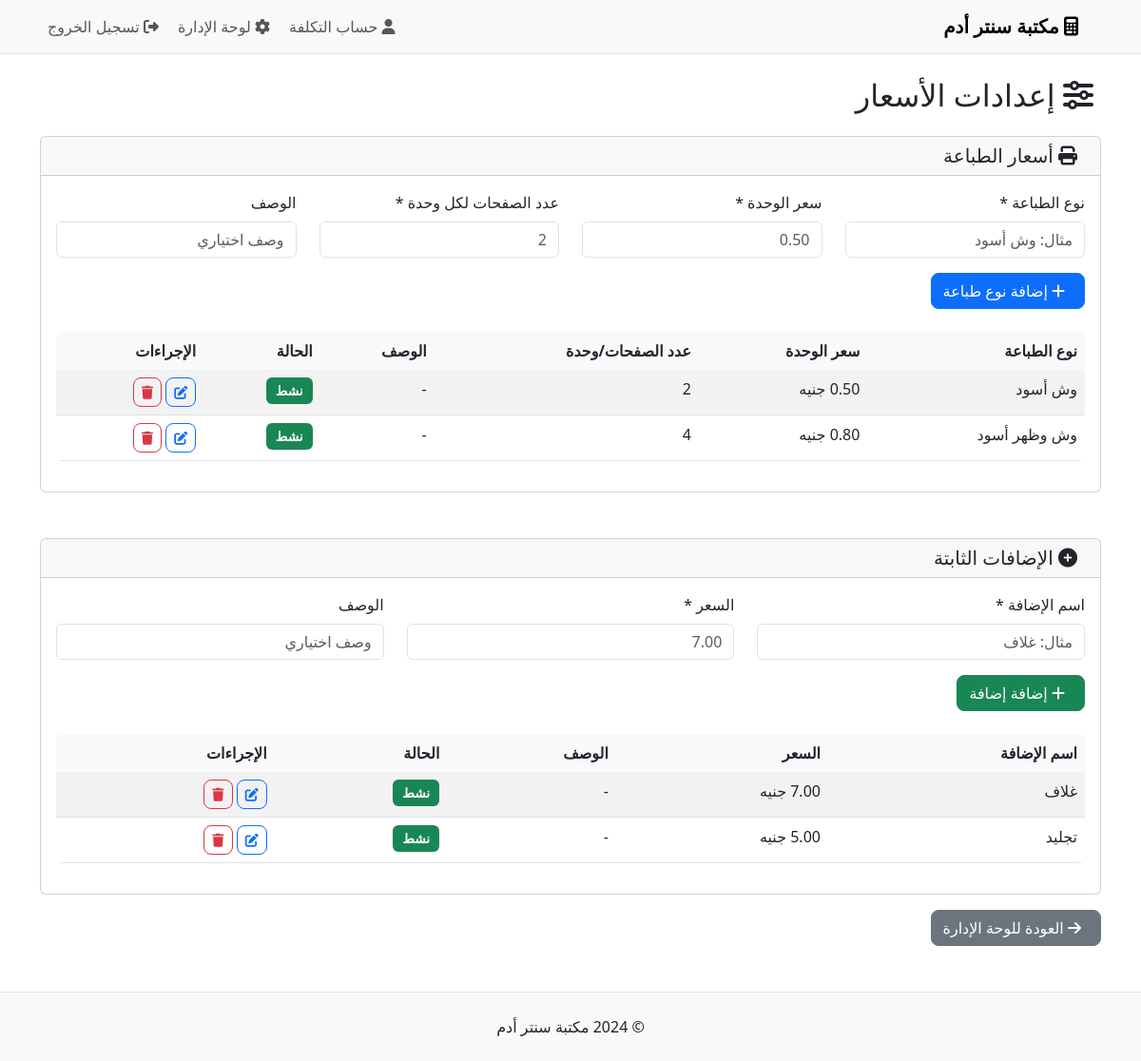
The page /admin/settings (signed in) on the database its author committed.
### models.py (models this page shows, shortened)
class PrintingPrice(db.Model):
    __tablename__ = 'printing_prices'
    id = Column(Integer, primary_key=True)
    name = Column(String(100), nullable=False, unique=True)  # e.g., "وش أسود", "وش وظهر أسود"
    price_per_unit = Column(Float, nullable=False)
    pages_per_unit = Column(Integer, nullable=False)  # How many pages per unit (2 for single-sided, 4 for double-sided)
    description = Column(Text)
    is_active = Column(Boolean, default=True)

class AddOn(db.Model):
    __tablename__ = 'addons'
    id = Column(Integer, primary_key=True)
    name = Column(String(100), nullable=False, unique=True)
    price = Column(Float, nullable=False)
    description = Column(Text)
    is_active = Column(Boolean, default=True)

### routes.py (the view)
@app.route('/admin/settings')
@admin_required
def admin_settings():
    printing_prices = PrintingPrice.query.all()
    addons = AddOn.query.all()
    return render_template('admin/settings.html', printing_prices=printing_prices, addons=addons)

### routes.py (called while the page is built)
def admin_required(f):
    @wraps(f)
    def decorated_function(*args, **kwargs):
        if not session.get('admin_logged_in'):
            flash('يجب تسجيل الدخول للوصول لهذه الصفحة', 'error')
            return redirect(url_for('admin_login'))
        if not is_admin():
            flash('ليس لديك صلاحية للوصول لهذه الصفحة. مخصصة للمدير فقط.', 'error')
            return redirect(url_for('employee_dashboard'))
        return f(*args, **kwargs)
    return decorated_function

def is_admin():
    employee_id = session.get('employee_id')
    if employee_id:
        employee = Employee.query.get(employee_id)
        return employee and employee.username == 'admin'
    return False

### templates/admin/settings.html (shortened to what this page needs)
{% extends "base.html" %}
{% block content %}
<div class="row">
    <div class="col-12">
        <h2 class="mb-4">
            <i class="fas fa-sliders-h me-2"></i>
            إعدادات الأسعار
        </h2>
    </div>
</div>
<div class="row mb-5">
    <div class="col-12">
        <div class="card">
            <div class="card-header">
                <h5 class="mb-0">
                    <i class="fas fa-print me-2"></i>
                    أسعار الطباعة
                </h5>
            </div>
            <div class="card-body">
                <form method="POST" action="{{ url_for('add_printing_price') }}" class="mb-4">
                    <div class="row">
                        <div class="col-md-3 mb-3">
                            <label for="print_name" class="form-label">نوع الطباعة *</label>
                            <input type="text" class="form-control" id="print_name" name="name" required
                                   placeholder="مثال: وش أسود">
                        </div>
                        <div class="col-md-3 mb-3">
                            <label for="price_per_unit" class="form-label">سعر الوحدة *</label>
                            <input type="number" class="form-control" id="price_per_unit" name="price_per_unit"
                                   step="0.01" min="0" required placeholder="0.50">
                        </div>
                        <div class="col-md-3 mb-3">
                            <label for="pages_per_unit" class="form-label">عدد الصفحات لكل وحدة *</label>
                            <input type="number" class="form-control" id="pages_per_unit" name="pages_per_unit"
                                   min="1" required placeholder="2">
                        </div>
                        <div class="col-md-3 mb-3">
                            <label for="print_description" class="form-label">الوصف</label>
                            <input type="text" class="form-control" id="print_description" name="description"
                                   placeholder="وصف اختياري">
                        </div>
                    </div>
                    <button type="submit" class="btn btn-primary">
                        <i class="fas fa-plus me-2"></i>
                        إضافة نوع طباعة
                    </button>
                </form>
                {% if printing_prices %}
                    <div class="table-responsive">
                        <table class="table table-striped">
                            <thead>
                                <tr>
                                    <th>نوع الطباعة</th>
                                    <th>سعر الوحدة</th>
                                    <th>عدد الصفحات/وحدة</th>
                                    <th>الوصف</th>
                                    <th>الحالة</th>
                                    <th>الإجراءات</th>
                                </tr>
                            </thead>
                            <tbody>
                                {% for price in printing_prices %}
                                <tr>
                                    <td>{{ price.name }}</td>
                                    <td>{{ "%.2f"|format(price.price_per_unit) }} جنيه</td>
                                    <td>{{ price.pages_per_unit }}</td>
                                    <td>{{ price.description or '-' }}</td>
                                    <td>
                                        <span class="badge bg-{{ 'success' if price.is_active else 'secondary' }}">
                                            {{ 'نشط' if price.is_active else 'غير نشط' }}
                                        </span>
                                    </td>
                                    <td>
                                        <button type="button" class="btn btn-sm btn-outline-primary"
                                                data-bs-toggle="modal" data-bs-target="#editPriceModal{{ price.id }}">
                                            <i class="fas fa-edit"></i>
                                        </button>
                                        <button type="button" class="btn btn-sm btn-outline-danger"
                                                data-bs-toggle="modal" data-bs-target="#deletePriceModal{{ price.id }}">
                                            <i class="fas fa-trash"></i>
                                        </button>
                                    </td>
                                </tr>
                                {% endfor %}
                            </tbody>
                        </table>
                    </div>
                {% else %}
                    <div class="text-center py-4">
                        <i class="fas fa-print fa-3x text-muted mb-3"></i>
                        <p class="text-muted">لا توجد أنواع طباعة مضافة حتى الآن</p>
                    </div>
                {% endif %}
            </div>
        </div>
    </div>
</div>
<div class="row">
    <div class="col-12">
        <div class="card">
            <div class="card-header">
                <h5 class="mb-0">
                    <i class="fas fa-plus-circle me-2"></i>
                    الإضافات الثابتة
                </h5>
            </div>
            <div class="card-body">
                <form method="POST" action="{{ url_for('add_addon') }}" class="mb-4">
                    <div class="row">
                        <div class="col-md-4 mb-3">
                            <label for="addon_name" class="form-label">اسم الإضافة *</label>
                            <input type="text" class="form-control" id="addon_name" name="name" required
                                   placeholder="مثال: غلاف">
                        </div>
                        <div class="col-md-4 mb-3">
                            <label for="addon_price" class="form-label">السعر *</label>
                            <input type="number" class="form-control" id="addon_price" name="price"
                                   step="0.01" min="0" required placeholder="7.00">
                        </div>
                        <div class="col-md-4 mb-3">
                            <label for="addon_description" class="form-label">الوصف</label>
                            <input type="text" class="form-control" id="addon_description" name="description"
                                   placeholder="وصف اختياري">
                        </div>
                    </div>
                    <button type="submit" class="btn btn-success">
                        <i class="fas fa-plus me-2"></i>
                        إضافة إضافة
                    </button>
                </form>
                {% if addons %}
                    <div class="table-responsive">
                        <table class="table table-striped">
                            <thead>
                                <tr>
                                    <th>اسم الإضافة</th>
                                    <th>السعر</th>
                                    <th>الوصف</th>
                                    <th>الحالة</th>
                                    <th>الإجراءات</th>
                                </tr>
                            </thead>
                            <tbody>
                                {% for addon in addons %}
                                <tr>
                                    <td>{{ addon.name }}</td>
                                    <td>{{ "%.2f"|format(addon.price) }} جنيه</td>
                                    <td>{{ addon.description or '-' }}</td>
                                    <td>
                                        <span class="badge bg-{{ 'success' if addon.is_active else 'secondary' }}">
                                            {{ 'نشط' if addon.is_active else 'غير نشط' }}
                                        </span>
                                    </td>
                                    <td>
                                        <button type="button" class="btn btn-sm btn-outline-primary"
                                                data-bs-toggle="modal" data-bs-target="#editAddonModal{{ addon.id }}">
                                            <i class="fas fa-edit"></i>
                                        </button>
                                        <button type="button" class="btn btn-sm btn-outline-danger"
                                                data-bs-toggle="modal" data-bs-target="#deleteAddonModal{{ addon.id }}">
                                            <i class="fas fa-trash"></i>
                                        </button>
                                    </td>
                                </tr>
                                {% endfor %}
                            </tbody>
                        </table>
                    </div>
                {% else %}
                    <div class="text-center py-4">
                        <i class="fas fa-plus-circle fa-3x text-muted mb-3"></i>
                        <p class="text-muted">لا توجد إضافات مضافة حتى الآن</p>
                    </div>
                {% endif %}
            </div>
        </div>
    </div>
</div>
<div class="mt-3">
    <a href="{{ url_for('admin_dashboard') }}" class="btn btn-secondary">
        <i class="fas fa-arrow-right me-2"></i>
        العودة للوحة الإدارة
    </a>
</div>
{% endblock %}

### static/css/style.css (style rules this page uses)
body { font-family: 'Segoe UI', Tahoma, Geneva, Verdana, sans-serif; background-color: #ffffff; color: #212529; }
[dir="rtl"] { text-align: right; }
.card { transition: all 0.3s ease; }
.btn { border-radius: 8px; font-weight: 500; }
.table { border-radius: 0.375rem; overflow: hidden; }
.table th { background-color: #f8f9fa; border: none; font-weight: 600; color: #212529; }
.badge { font-size: 0.85em; padding: 0.5em 0.75em; }
.card-header i { margin-right: 0.5rem; }

### rows shown on the page
PrintingPrice: name "وش أسود", pages_per_unit "2", description "-", is_active "نشط"
PrintingPrice: name "وش وظهر أسود", pages_per_unit "4", description "-", is_active "نشط"
AddOn: name "غلاف", description "-", is_active "نشط"
AddOn: name "تجليد", description "-", is_active "نشط"
